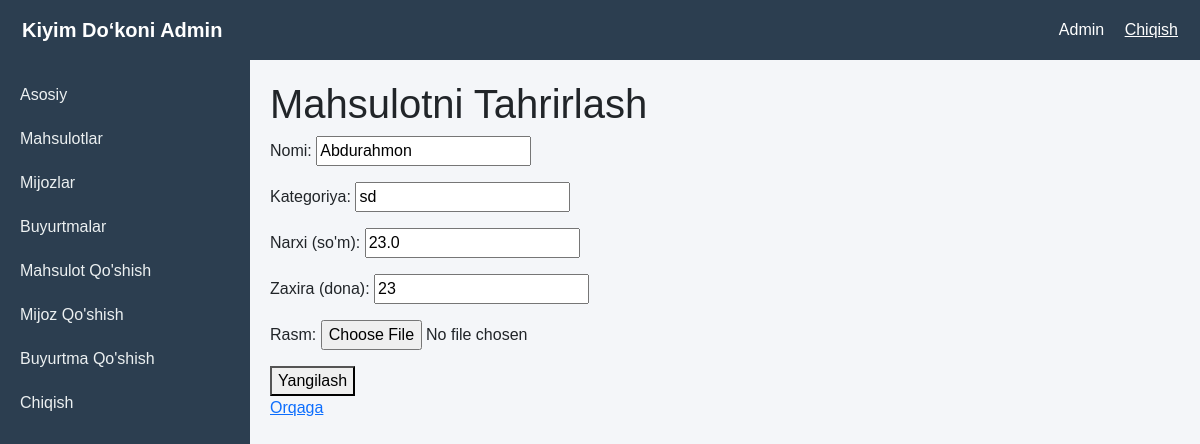
The app's page /products/5/edit/ (signed in) with its own data.
### crm_app/models.py (models this page shows, shortened)
class Product(models.Model):
    name = models.CharField(max_length=100)
    category = models.CharField(max_length=50)
    price = models.FloatField()
    stock = models.IntegerField()
    image = models.ImageField(upload_to='products/', blank=True, null=True)

### crm_app/views.py (the view)
# urls.py: path('products/<int:pk>/edit/', views.edit_product, name='edit_product'),
@login_required(login_url='/register/')
def edit_product(request, pk):
    product = get_object_or_404(Product, pk=pk)
    if request.method == 'POST':
        form = ProductForm(request.POST, request.FILES, instance=product)
        if form.is_valid():
            form.save()
            return redirect('product_list')
    else:
        form = ProductForm(instance=product)
    return render(request, 'crm/edit_product.html', {'form': form})

### crm_app/forms.py (shortened to what this page needs)
class ProductForm(forms.ModelForm):
    class Meta:
        model = Product
        fields = ['name', 'category', 'price', 'stock', 'image']
        labels = {
            'name': 'Nomi',
            'category': 'Kategoriya',
            'price': 'Narxi (so\'m)',
            'stock': 'Zaxira (dona)',
            'image': 'Rasm',
        }

### crm_app/templates/crm/edit_product.html (shortened to what this page needs)
{% extends 'crm/base.html' %}
{% block content %}
    <h1>Mahsulotni Tahrirlash</h1>
    <form method="post" enctype="multipart/form-data">
        {{ form.as_p }}
        <button type="submit">Yangilash</button>
    </form>
    <a href="{% url 'product_detail' pk=product.pk %}">Orqaga</a>
{% endblock %}

### crm_app/templates/crm/base.html (style rules this page uses)
body { background-color: #f4f6f9; font-family: Arial, sans-serif; transition: all 0.3s ease; }

### records on screen
Product: name "Abdurahmon", category "sd", price "23.0", stock "23"
